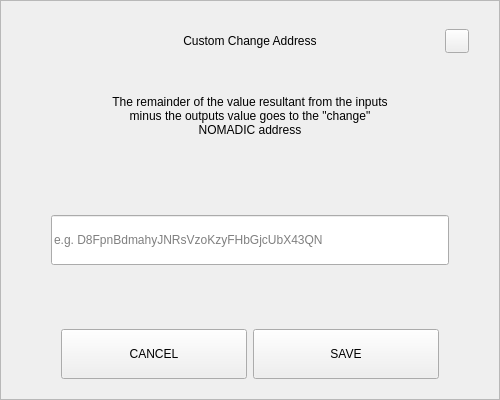
<?xml version="1.0" encoding="UTF-8"?>
<ui version="4.0">
 <class>SendChangeAddressDialog</class>
 <widget class="QDialog" name="SendChangeAddressDialog">
  <property name="geometry">
   <rect>
    <x>0</x>
    <y>0</y>
    <width>500</width>
    <height>400</height>
   </rect>
  </property>
  <property name="windowTitle">
   <string>Dialog</string>
  </property>
  <layout class="QVBoxLayout" name="verticalLayout">
   <property name="spacing">
    <number>0</number>
   </property>
   <property name="leftMargin">
    <number>0</number>
   </property>
   <property name="topMargin">
    <number>0</number>
   </property>
   <property name="rightMargin">
    <number>0</number>
   </property>
   <property name="bottomMargin">
    <number>0</number>
   </property>
   <item>
    <widget class="QFrame" name="frame">
     <property name="styleSheet">
      <string notr="true"/>
     </property>
     <property name="frameShape">
      <enum>QFrame::StyledPanel</enum>
     </property>
     <property name="frameShadow">
      <enum>QFrame::Raised</enum>
     </property>
     <layout class="QVBoxLayout" name="verticalLayout_2" stretch="0,0,0,0,0,0,0">
      <property name="spacing">
       <number>0</number>
      </property>
      <property name="leftMargin">
       <number>30</number>
      </property>
      <property name="topMargin">
       <number>20</number>
      </property>
      <property name="rightMargin">
       <number>30</number>
      </property>
      <property name="bottomMargin">
       <number>20</number>
      </property>
      <item>
       <layout class="QHBoxLayout" name="horizontalLayout_3">
        <property name="spacing">
         <number>0</number>
        </property>
        <item>
         <spacer name="horizontalSpacer_2">
          <property name="orientation">
           <enum>Qt::Horizontal</enum>
          </property>
          <property name="sizeHint" stdset="0">
           <size>
            <width>40</width>
            <height>20</height>
           </size>
          </property>
         </spacer>
        </item>
        <item>
         <widget class="QLabel" name="labelTitle">
          <property name="minimumSize">
           <size>
            <width>0</width>
            <height>40</height>
           </size>
          </property>
          <property name="maximumSize">
           <size>
            <width>16777215</width>
            <height>40</height>
           </size>
          </property>
          <property name="styleSheet">
           <string notr="true">padding-left:24px;</string>
          </property>
          <property name="text">
           <string>Custom Change Address</string>
          </property>
          <property name="alignment">
           <set>Qt::AlignCenter</set>
          </property>
          <property name="margin">
           <number>7</number>
          </property>
         </widget>
        </item>
        <item>
         <spacer name="horizontalSpacer">
          <property name="orientation">
           <enum>Qt::Horizontal</enum>
          </property>
          <property name="sizeHint" stdset="0">
           <size>
            <width>40</width>
            <height>20</height>
           </size>
          </property>
         </spacer>
        </item>
        <item>
         <widget class="QPushButton" name="btnEsc">
          <property name="minimumSize">
           <size>
            <width>24</width>
            <height>24</height>
           </size>
          </property>
          <property name="maximumSize">
           <size>
            <width>24</width>
            <height>24</height>
           </size>
          </property>
          <property name="focusPolicy">
           <enum>Qt::NoFocus</enum>
          </property>
          <property name="text">
           <string/>
          </property>
         </widget>
        </item>
       </layout>
      </item>
      <item>
       <spacer name="verticalSpacer_2">
        <property name="orientation">
         <enum>Qt::Vertical</enum>
        </property>
        <property name="sizeType">
         <enum>QSizePolicy::Fixed</enum>
        </property>
        <property name="sizeHint" stdset="0">
         <size>
          <width>20</width>
          <height>20</height>
         </size>
        </property>
       </spacer>
      </item>
      <item alignment="Qt::AlignHCenter">
       <widget class="QLabel" name="labelMessage">
        <property name="minimumSize">
         <size>
          <width>0</width>
          <height>70</height>
         </size>
        </property>
        <property name="text">
         <string>The remainder of the value resultant from the inputs minus the outputs value goes to the &quot;change&quot; NOMADIC address</string>
        </property>
        <property name="alignment">
         <set>Qt::AlignCenter</set>
        </property>
        <property name="wordWrap">
         <bool>true</bool>
        </property>
       </widget>
      </item>
      <item>
       <spacer name="verticalSpacer_3">
        <property name="orientation">
         <enum>Qt::Vertical</enum>
        </property>
        <property name="sizeHint" stdset="0">
         <size>
          <width>20</width>
          <height>40</height>
         </size>
        </property>
       </spacer>
      </item>
      <item>
       <layout class="QHBoxLayout" name="horizontalLayout_2">
        <property name="spacing">
         <number>0</number>
        </property>
        <property name="leftMargin">
         <number>20</number>
        </property>
        <property name="rightMargin">
         <number>20</number>
        </property>
        <item>
         <widget class="QLineEdit" name="lineEditAddress">
          <property name="minimumSize">
           <size>
            <width>0</width>
            <height>50</height>
           </size>
          </property>
          <property name="placeholderText">
           <string notr="true">e.g. D8FpnBdmahyJNRsVzoKzyFHbGjcUbX43QN</string>
          </property>
         </widget>
        </item>
       </layout>
      </item>
      <item>
       <spacer name="verticalSpacer">
        <property name="orientation">
         <enum>Qt::Vertical</enum>
        </property>
        <property name="sizeHint" stdset="0">
         <size>
          <width>20</width>
          <height>40</height>
         </size>
        </property>
       </spacer>
      </item>
      <item>
       <layout class="QHBoxLayout" name="horizontalLayout" stretch="2,2">
        <property name="spacing">
         <number>6</number>
        </property>
        <property name="leftMargin">
         <number>30</number>
        </property>
        <property name="rightMargin">
         <number>30</number>
        </property>
        <item>
         <widget class="QPushButton" name="btnCancel">
          <property name="minimumSize">
           <size>
            <width>180</width>
            <height>50</height>
           </size>
          </property>
          <property name="focusPolicy">
           <enum>Qt::NoFocus</enum>
          </property>
          <property name="text">
           <string>CANCEL</string>
          </property>
         </widget>
        </item>
        <item>
         <widget class="QPushButton" name="btnSave">
          <property name="minimumSize">
           <size>
            <width>180</width>
            <height>50</height>
           </size>
          </property>
          <property name="focusPolicy">
           <enum>Qt::NoFocus</enum>
          </property>
          <property name="text">
           <string>SAVE</string>
          </property>
         </widget>
        </item>
       </layout>
      </item>
     </layout>
    </widget>
   </item>
  </layout>
 </widget>
 <resources/>
 <connections/>
</ui>
